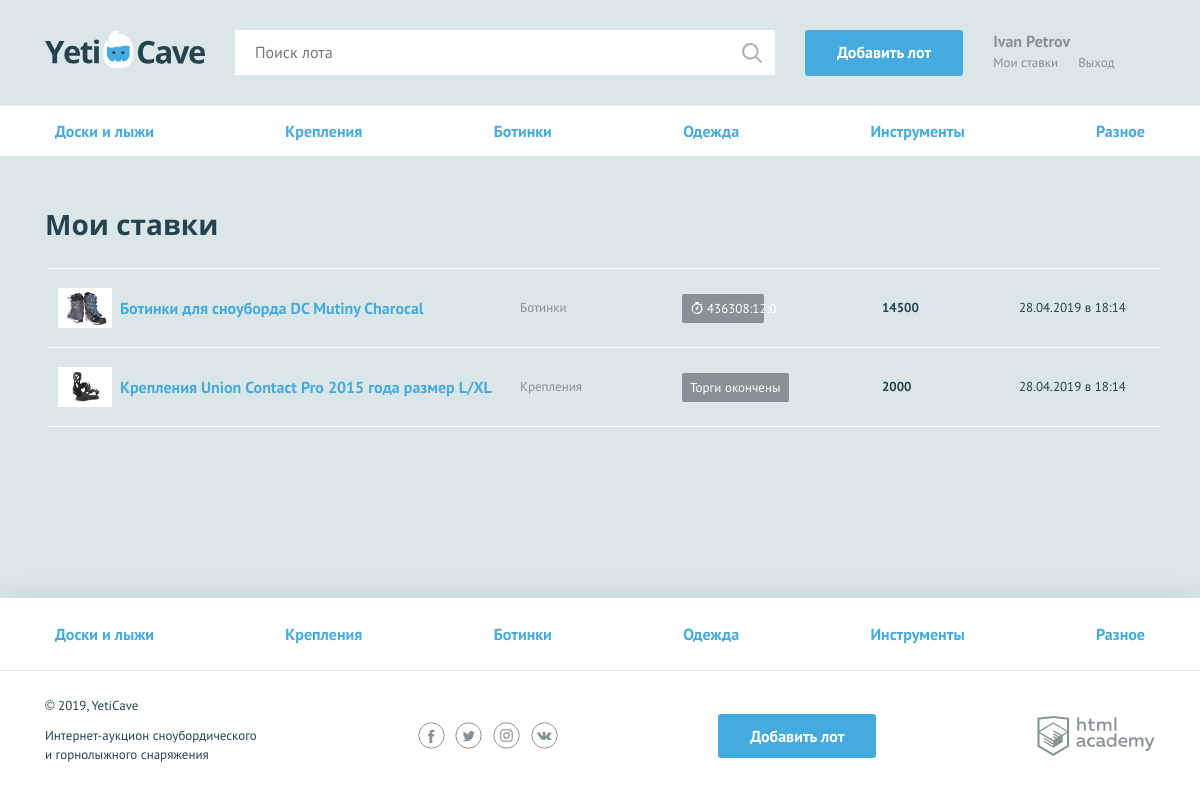
Screenshot of /my-bets.php (signed in) with the database file from the repository.
### tables this page shows
CREATE TABLE bid (
                   id INT AUTO_INCREMENT PRIMARY KEY,
                   user_id INT,
                   FOREIGN KEY (user_id) REFERENCES user(id),
                   lot INT,
                   FOREIGN KEY (lot) REFERENCES lot(id),
                   added_on TIMESTAMP DEFAULT CURRENT_TIMESTAMP,
                   offer INT UNSIGNED NOT NULL
);

CREATE TABLE lot (
                   id INT AUTO_INCREMENT PRIMARY KEY,
                   user_id INT,
                   FOREIGN KEY (user_id) REFERENCES user(id),
                   winner INT,
                   FOREIGN KEY (winner) REFERENCES user(id),
                   winner_bid_id INT,
                   category INT,
                   FOREIGN KEY (category) REFERENCES category(id),
                   created_on TIMESTAMP DEFAULT CURRENT_TIMESTAMP,
                   title VARCHAR(256) NOT NULL,
                   description VARCHAR(1000) NOT NUll,
                   image VARCHAR(512) NOT NULL,
                   starting_price INT UNSIGNED NOT NULL,
                   end_by TIMESTAMP DEFAULT '2019-01-01 00:00:00' NOT NUll,
                   bid_step INT UNSIGNED NOT NULL
);

CREATE TABLE category (
                        id INT AUTO_INCREMENT PRIMARY KEY,
                        category VARCHAR(64),
                        class VARCHAR(64) UNIQUE
);

### helpers.php (called while the page is built, shortened)
<?php
function db_get_prepare_stmt($link, $sql, $data = []) {
    $stmt = mysqli_prepare($link, $sql);
    return $stmt;
}
function include_template($name, array $data = []) {
    $name = 'templates/' . $name;
    extract($data);
    require $name;
    $result = ob_get_clean();
    return $result;
}

### init.php (called while the page is built, shortened)
<?php
require_once('functions.php');
require_once('helpers.php');
function get_categories ($con) {
    return $categories = fetch_db_data($con, 'SELECT * FROM category');
};

### templates/my-bets.php (the view, shortened to what this page needs)
<section class="rates container">
    <h2>Мои ставки</h2>
    <table class="rates__list">
        <?php
        foreach($list_of_user_bids as $bid): ?>
        <tr class="rates__item<?php
        $is_win = $bid['winner_bid_id'] === $bid['id'] ? true : false;
        if($is_win) {
            echo ' rates__item--win';
        }
        ?>">
            <td class="rates__info">
                <div class="rates__img">
                    <img src="<?=$bid['image'];?>" width="54" height="40" alt="Сноуборд">
                </div>
                <div>
                <h3 class="rates__title"><a href="lot.php?id=<?=$bid['lot']; ?>"><?=$bid['title'];?></a></h3>
                </div>
            </td>
            <td class="rates__category">
                <?=$bid['category'];?>
            </td>
            <td class="rates__timer">
                <div class="timer <?php
                if($is_win) {
                    echo 'timer--win';
                }
                elseif(strtotime($bid['end_by']) <= strtotime('now') )  {
                    echo 'timer--end';
                } else if (strtotime($bid['end_by']) < 3600) {
                    echo 'timer--finishing';
                } else {
                    echo '';
                }
                ?>">
                    <?php
                    if($is_win) {
                        echo 'Ставка выиграла';
                    }
                    elseif(strtotime($bid['end_by']) <= strtotime('now') )  {
                    echo 'Торги окончены';
                    } else {
                    echo showTimeAddSec($bid['end_by']);
                    }
                  ?>
                </div>
            </td>
            <td class="rates__price">
                <?=$bid['offer'];?>
            </td>
            <td class="rates__time">
                <?=calculate_bid_times($bid['added_on']);?>
            </td>
        </tr>
        <?php endforeach; ?>
    </table>
</section>

### functions.php (shortened to what this page needs)
<?php
function showTimeAddSec (string $timestamp):string
{
    $unix = strtotime($timestamp);
    $hours =  floor($unix / 3600);
    $minutes = floor(($unix % 3600) / 60);
    $seconds = floor(($unix % 3600) / 3600);
    return $hours . ":" . $minutes . ":" . $seconds;
}
function fetch_db_data (mysqli $con, string $sql, array $data = []): ?array
{
    $result = [];
    $stmt = db_get_prepare_stmt($con, $sql, $data);
    mysqli_stmt_execute($stmt);
    $res = mysqli_stmt_get_result($stmt);
    if (!$res) {
        $error =  mysqli_error($con);
        print $page_content = include_template('error.php', ['error' => $error]);
        die();
    } else {
        $result = mysqli_fetch_all($res, MYSQLI_ASSOC);
    }
    return $result;
}
function calculate_bid_times (string $time_of_bid) {
    $sec_since_posted = strtotime('now') - strtotime($time_of_bid);
    $h_since_posted = floor($sec_since_posted/3600);
    $min_since_posted = floor(($sec_since_posted % 3600) / 60);
    if ($h_since_posted < 1) {
        echo $min_since_posted . ' мин. назад';
    } else if ($h_since_posted == 1 and $h_since_posted < 2) {
        echo "час назад";
    } else if ($h_since_posted >= 2 and $h_since_posted < 24) {
        echo $h_since_posted . ' ч. назад';
    } else if($h_since_posted >= 24 and $h_since_posted < 48) {
        echo  'вчера в ' . floor($h_since_posted/24) .':' .  $min_since_posted;
    } else {
        echo date_format(date_create($time_of_bid), 'd.m.Y в H:i');
    }
}

### templates/menu_lot.php
<nav class="nav">
    <ul class="nav__list container">
        <li class="nav__item">
            <a href="all-lots.html">Доски и лыжи</a>
        </li>
        <li class="nav__item">
            <a href="all-lots.html">Крепления</a>
        </li>
        <li class="nav__item">
            <a href="all-lots.html">Ботинки</a>
        </li>
        <li class="nav__item">
            <a href="all-lots.html">Одежда</a>
        </li>
        <li class="nav__item">
            <a href="all-lots.html">Инструменты</a>
        </li>
        <li class="nav__item">
            <a href="all-lots.html">Разное</a>
        </li>
    </ul>
</nav>

### templates/layout.php (shortened to what this page needs)
<!DOCTYPE html>
<html lang="ru">
<head>
    <link href="../css/normalize.min.css" rel="stylesheet">
    <link href="../css/style.css" rel="stylesheet">
</head>
<body>
<div class="page-wrapper">
    <header class="main-header">
        <div class="main-header__container container">
            <a class="main-header__logo" href="<?=$logo_link;?>">
                <img src="../img/logo.svg" width="160" height="39" alt="Логотип компании YetiCave">
            </a>
            <form class="main-header__search" method="get" action="search.php" autocomplete="off">
                <input type="search" name="search" placeholder="Поиск лота">
                <input class="main-header__search-btn" type="submit" name="find" value="Найти">
            </form>
            <a class="main-header__add-lot button" href="add.php">Добавить лот</a>
            <nav class="user-menu">
                <?php
                if  (isset($_SESSION['user'])): ?>
                    <div class="user-menu__logged">
                        <p><?=strip_tags($_SESSION['user']['name']); ?></p>
                        <a class="user-menu__bets" href="/my-bets.php">Мои ставки</a>
                        <a class="user-menu__logout" href="/logout.php">Выход</a>
                    </div>
                <?php endif; ?>
            </nav>
        </div>
    </header>
    <main class="<?=$main_class ?>">
        <?=$menu?>
       <?=$content ?>
    </main>
</div>
<footer class="main-footer">
    <nav class="nav">
        <ul class="nav__list container">
            <?php foreach ($categories as $category): ?>
                <li class="nav__item">
                    <a href="pages/all-lots.html" ><?=htmlspecialchars($category['category']); ?></a>
                </li>
            <?php endforeach; ?>
        </ul>
    </nav>
    <div class="main-footer__bottom container">
        <div class="main-footer__copyright">
            <p>© 2019, YetiCave</p>
            <p>Интернет-аукцион сноубордического и горнолыжного снаряжения</p>
        </div>
        <div class="main-footer__social social">
            <a class="social__link social__link--facebook" href="#">
            </a>
            <a class="social__link social__link--twitter" href="#">
            </a>
            <a class="social__link social__link--instagram" href="#">
            </a>
            <a class="social__link social__link--vkontakte" href="#">
            </a>
        </div>
        <a class="main-footer__add-lot button" href="add.php">Добавить лот</a>
        <div class="main-footer__developed-by">
            <a class="logo-academy" href="https://htmlacademy.ru/intensive/php">
            </a>
        </div>
    </div>
</footer>
</body>
</html>

### my-bets.php (shortened to what this page needs)
<?php
include_once('init.php');
$categories = get_categories($link);
$user_id = $_SESSION['user']['id'];
$list_of_user_bids = fetch_db_data($link, "SElECT b.*, l.title, l.image, l.winner_bid_id, c.category as category, l.end_by, u.contact from bid b join lot l on b.lot = l.id join category c on l.category = c.id JOIN user u on l.user_id = u.id  WHERE b.user_id = '$user_id' order by b.added_on DESC ");
if (!isset($_SESSION['user'])) {
    header("http_response_code: 403");
    $error = "Ошибка 403";
    print($page_content = include_template('error.php', ['error' => $error]));
    exit();
} else {
    $page_content = include_template('my-bets.php', [
        'list_of_user_bids' => $list_of_user_bids
        ]);
}
$menu = include_template('menu_lot.php');
$layout_content = include_template('layout.php', [
    'main_class' => $main_class = ' ',
    'menu' => $menu,
    'content' => $page_content,
    'categories' => $categories,
    'title' => 'Мои ставки',
    'logo_link' => "/index.php"
]);
print($layout_content);

### rows the page displays
bid: lot.image (picture), lot.title "Ботинки для сноуборда DC Mutiny Charocal", category.category "Ботинки", lot.end_by "436308:12:0", offer "14500", added_on "28.04.2019 в 18:14"
bid: lot.image (picture), lot.title "Крепления Union Contact Pro 2015 года размер L/XL", category.category "Крепления", shows "Торги окончены", offer "2000", added_on "28.04.2019 в 18:14"
category: category "Доски и лыжи"
category: category "Крепления"
category: category "Ботинки"
category: category "Одежда"
category: category "Инструменты"
category: category "Разное"

### other values shown
strip_tags($_SESSION['user']['name']) "Ivan Petrov"
